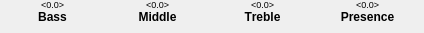
   <widget class="QWidget" name="valPage14">
    <widget class="QLabel" name="val28">
     <property name="geometry">
      <rect>
       <x>320</x>
       <y>-3</y>
       <width>95</width>
       <height>15</height>
      </rect>
     </property>
     <property name="font">
      <font>
       <family>Ubuntu</family>
       <pointsize>7</pointsize>
       <kerning>false</kerning>
      </font>
     </property>
     <property name="text">
      <string>&lt;0.0&gt;</string>
     </property>
     <property name="alignment">
      <set>Qt::AlignCenter</set>
     </property>
    </widget>
    <widget class="QLabel" name="val27">
     <property name="geometry">
      <rect>
       <x>215</x>
       <y>-3</y>
       <width>95</width>
       <height>15</height>
      </rect>
     </property>
     <property name="font">
      <font>
       <family>Ubuntu</family>
       <pointsize>7</pointsize>
       <kerning>false</kerning>
      </font>
     </property>
     <property name="text">
      <string>&lt;0.0&gt;</string>
     </property>
     <property name="alignment">
      <set>Qt::AlignCenter</set>
     </property>
    </widget>
    <widget class="QLabel" name="val25">
     <property name="geometry">
      <rect>
       <x>5</x>
       <y>-3</y>
       <width>95</width>
       <height>15</height>
      </rect>
     </property>
     <property name="font">
      <font>
       <family>Ubuntu</family>
       <pointsize>7</pointsize>
       <kerning>false</kerning>
      </font>
     </property>
     <property name="text">
      <string>&lt;0.0&gt;</string>
     </property>
     <property name="alignment">
      <set>Qt::AlignCenter</set>
     </property>
    </widget>
    <widget class="QLabel" name="val25Title">
     <property name="geometry">
      <rect>
       <x>5</x>
       <y>9</y>
       <width>95</width>
       <height>15</height>
      </rect>
     </property>
     <property name="font">
      <font>
       <family>Ubuntu</family>
       <weight>75</weight>
       <bold>true</bold>
       <kerning>false</kerning>
      </font>
     </property>
     <property name="styleSheet">
      <string notr="true"/>
     </property>
     <property name="frameShape">
      <enum>QFrame::NoFrame</enum>
     </property>
     <property name="text">
      <string>Bass</string>
     </property>
     <property name="alignment">
      <set>Qt::AlignCenter</set>
     </property>
     <property name="margin">
      <number>0</number>
     </property>
    </widget>
    <widget class="QLabel" name="val26Title">
     <property name="geometry">
      <rect>
       <x>110</x>
       <y>9</y>
       <width>95</width>
       <height>15</height>
      </rect>
     </property>
     <property name="font">
      <font>
       <family>Ubuntu</family>
       <weight>75</weight>
       <bold>true</bold>
       <kerning>false</kerning>
      </font>
     </property>
     <property name="styleSheet">
      <string notr="true"/>
     </property>
     <property name="text">
      <string>Middle</string>
     </property>
     <property name="alignment">
      <set>Qt::AlignCenter</set>
     </property>
    </widget>
    <widget class="QLabel" name="val27Title">
     <property name="geometry">
      <rect>
       <x>215</x>
       <y>9</y>
       <width>95</width>
       <height>15</height>
      </rect>
     </property>
     <property name="font">
      <font>
       <family>Ubuntu</family>
       <weight>75</weight>
       <bold>true</bold>
       <kerning>false</kerning>
      </font>
     </property>
     <property name="styleSheet">
      <string notr="true"/>
     </property>
     <property name="text">
      <string>Treble</string>
     </property>
     <property name="alignment">
      <set>Qt::AlignCenter</set>
     </property>
    </widget>
    <widget class="QLabel" name="val26">
     <property name="geometry">
      <rect>
       <x>110</x>
       <y>-3</y>
       <width>95</width>
       <height>15</height>
      </rect>
     </property>
     <property name="font">
      <font>
       <family>Ubuntu</family>
       <pointsize>7</pointsize>
       <kerning>false</kerning>
      </font>
     </property>
     <property name="text">
      <string>&lt;0.0&gt;</string>
     </property>
     <property name="alignment">
      <set>Qt::AlignCenter</set>
     </property>
    </widget>
    <widget class="QLabel" name="val28Title">
     <property name="geometry">
      <rect>
       <x>320</x>
       <y>9</y>
       <width>95</width>
       <height>15</height>
      </rect>
     </property>
     <property name="font">
      <font>
       <family>Ubuntu</family>
       <weight>75</weight>
       <bold>true</bold>
       <kerning>false</kerning>
      </font>
     </property>
     <property name="styleSheet">
      <string notr="true"/>
     </property>
     <property name="text">
      <string>Presence</string>
     </property>
     <property name="alignment">
      <set>Qt::AlignCenter</set>
     </property>
    </widget>
   </widget>
